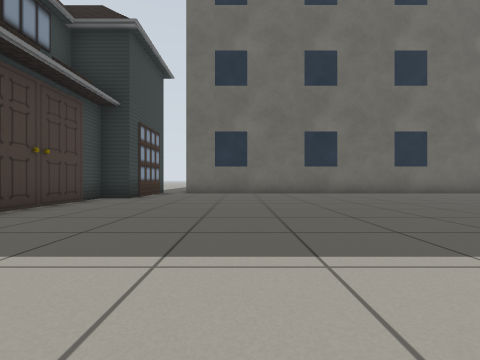
view 1 (above)

24 first-person views from a walk through a robot-simulator world made for Gazebo. The camera is 0.5 m above the floor, looks level and sees 85° across. Floor lines are 1 m apart. The floor is counted in squares, 1 m on a side. Each view is taken from the middle of a square. On the plan, view 1 faces up. The plan holds only what a view shows up to about 9 squares ahead; the rest is blank. The place goes on beyond the plan. Simple shapes stand in for some stock models. Some surface patterns are stand-ins.

view 2
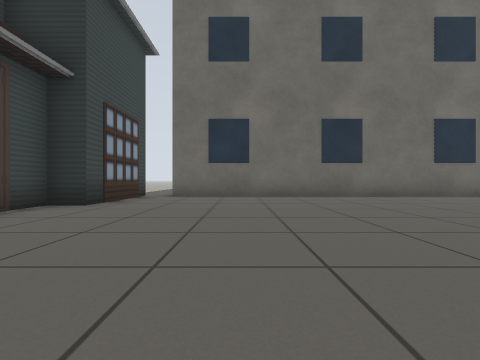

view 3
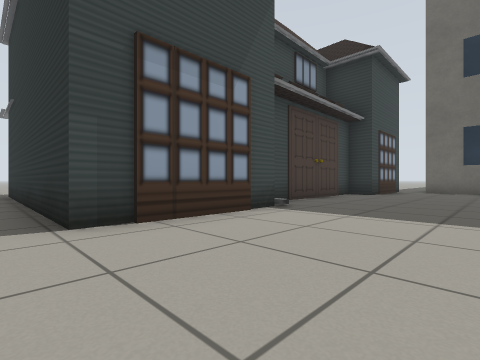

view 4
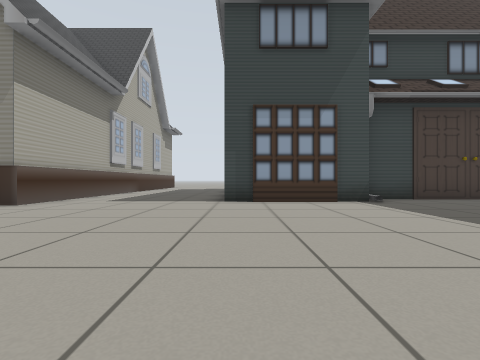

view 5
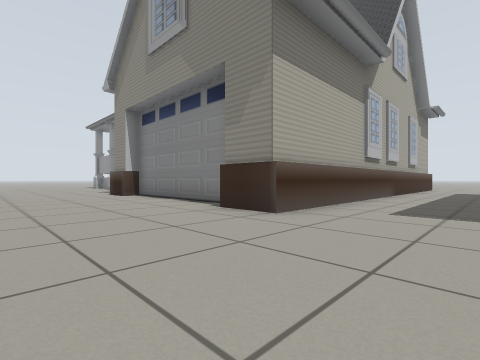

view 6
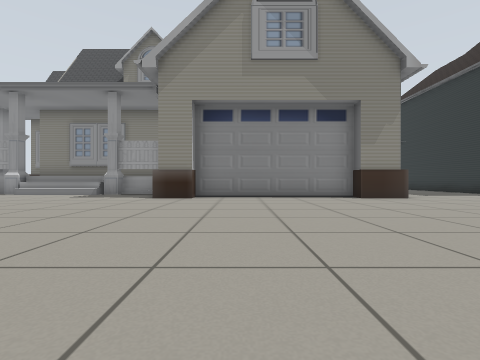

view 7
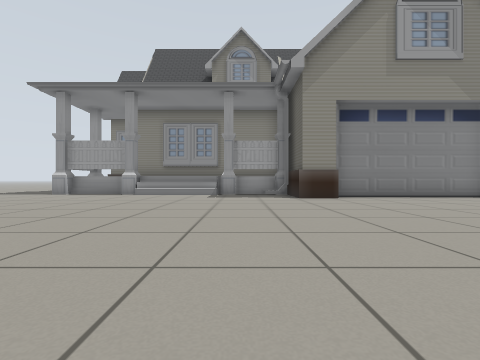

view 8
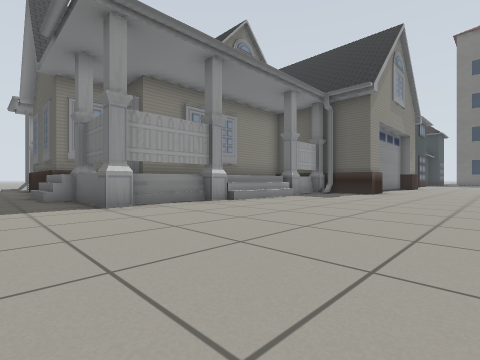

view 9
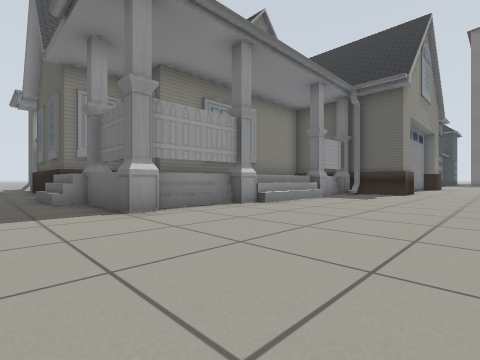

view 10
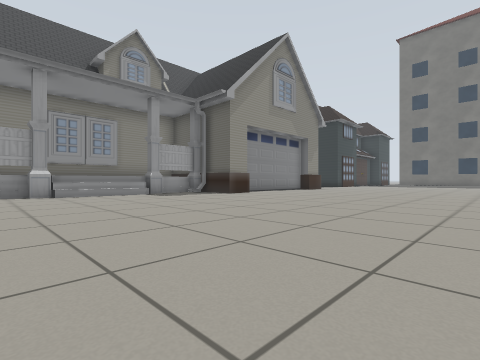

view 11
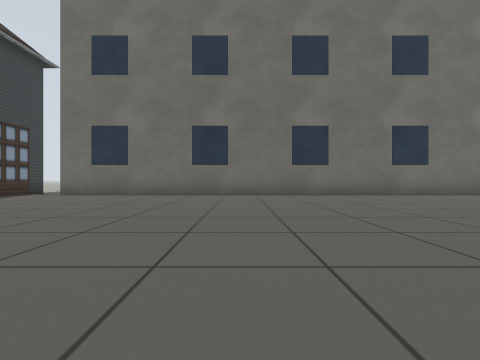

view 12
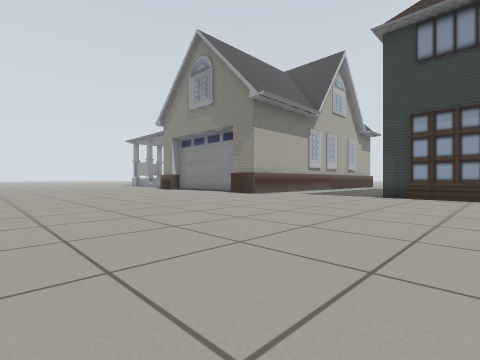

view 13
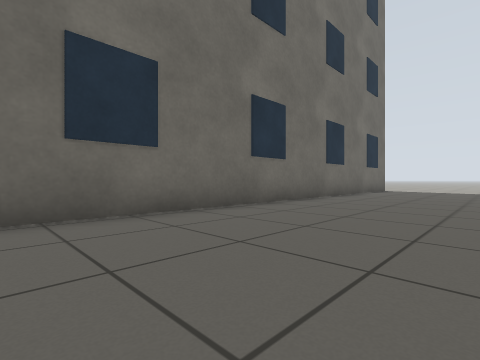

view 14
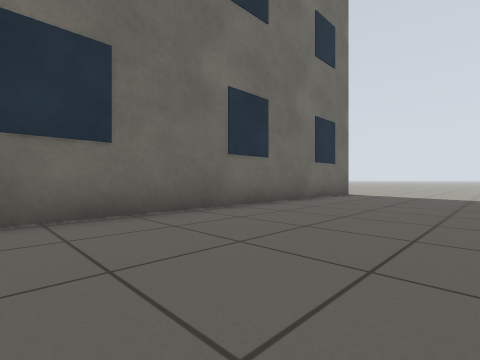

view 15
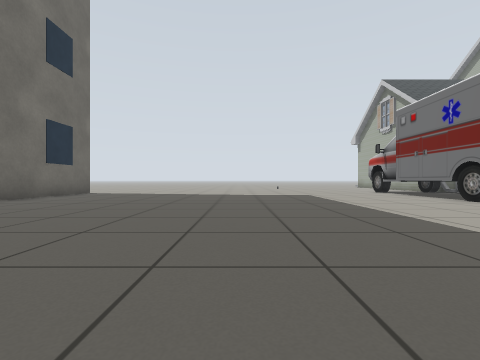

view 16
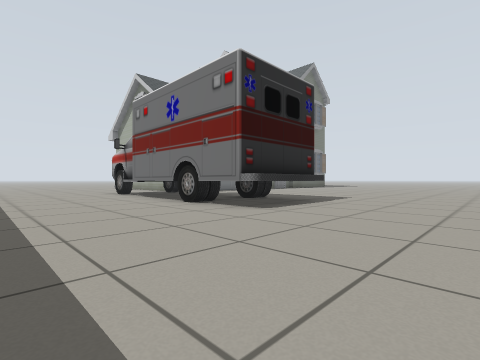

view 17
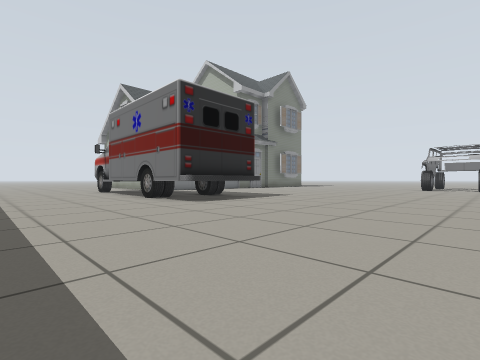

view 18
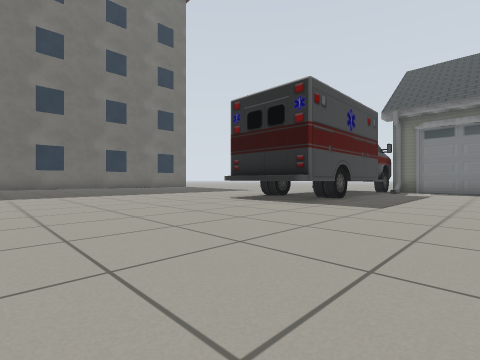

view 19
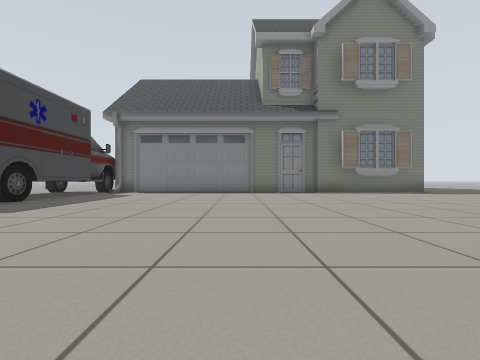

view 20
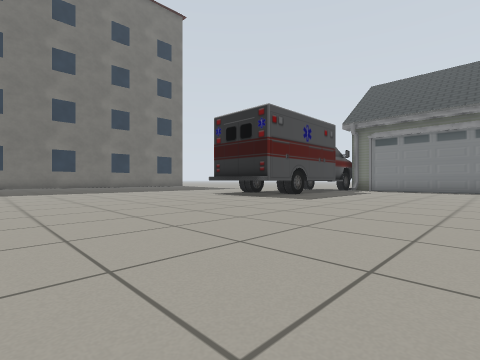

view 21
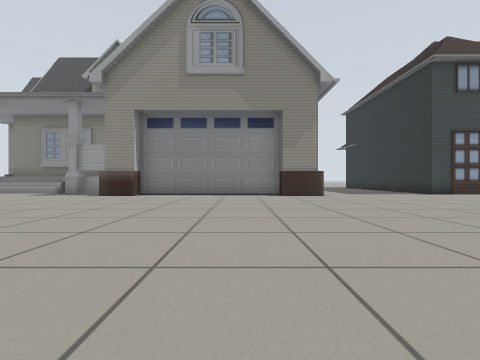

view 22
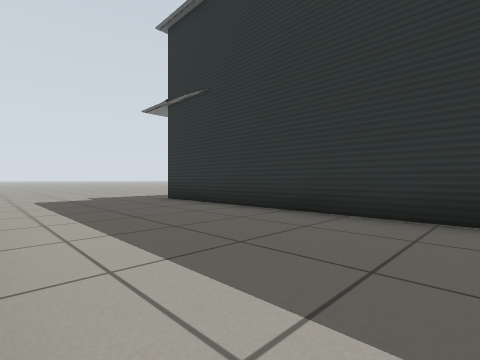

view 23
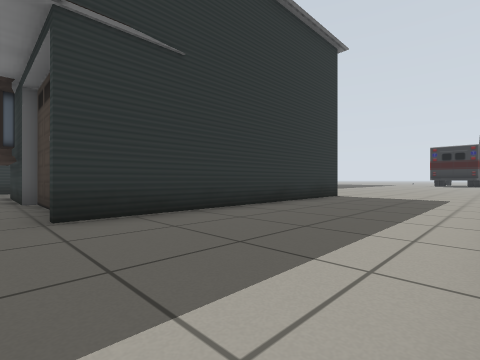

view 24
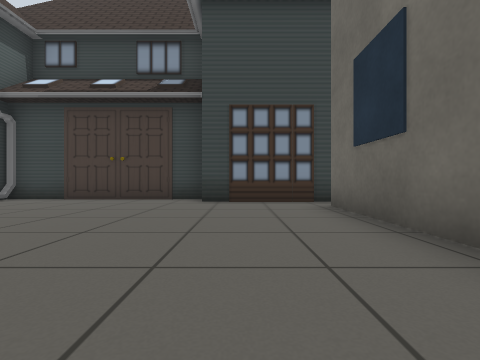

### Floor plan
Key: @ floor where view 1 was taken; # wall or solid block; . floor; = window, fence, low wall or low ledge; H house; B building; A ambulance.
Columns run from 11 left of view 1 to 17 right of it. Each row starts with its distance up from view 1.
 10        HHBBBBBBBBBBBBBBBBBBBB
  9       H H....................
  8       H H....................
  7  H   HHHH....................
  6  .    HH.....................
  5  .    HH.....................
  4  H    HH.....................
  3 HH    HH.....................
  2 HH    HHH........ ...........
  1 .H    H H........ ...........
  0 .H      H..@.................
 -1 .HHHHHHHH....................
 -2 .......................AAAAAA
 -3 .......................A A  A
 -4 .......................AAAAAA
 -5 .............................
 -6   #######....................
 -7         #....................
 -8         #....................
 -9         #....................
-10         #........   .........
-11         #........    ........
-12        ##........     .......
-13        #.........      ......
-14        #.........       .....
-15        #.........        ....
-16        #.........          ..
-17        #.........
-18        #.........
-19        #.........
-20 ########.....
-21 ...===.......
-22   ...........

Positions as (right, up) in squares from view 1, and headings:
1: (0, 0), facing up
2: (0, 2), facing up
3: (0, -2), facing up-left
4: (3, -1), facing left
5: (1, -3), facing down-left
6: (5, -10), facing left
7: (5, -14), facing left
8: (1, -22), facing up-left
9: (0, -22), facing up-left
10: (5, -19), facing up-left
11: (4, 1), facing up
12: (5, 1), facing down-left
13: (5, 6), facing up-right
14: (9, 6), facing up-right
15: (8, 4), facing right
16: (9, 2), facing down-right
17: (7, 2), facing down-right
18: (7, -7), facing up-right
19: (8, -9), facing right
20: (6, -9), facing up-right
21: (6, -8), facing left
22: (-4, -5), facing up-left
23: (-11, -5), facing up-right
24: (3, 8), facing left
